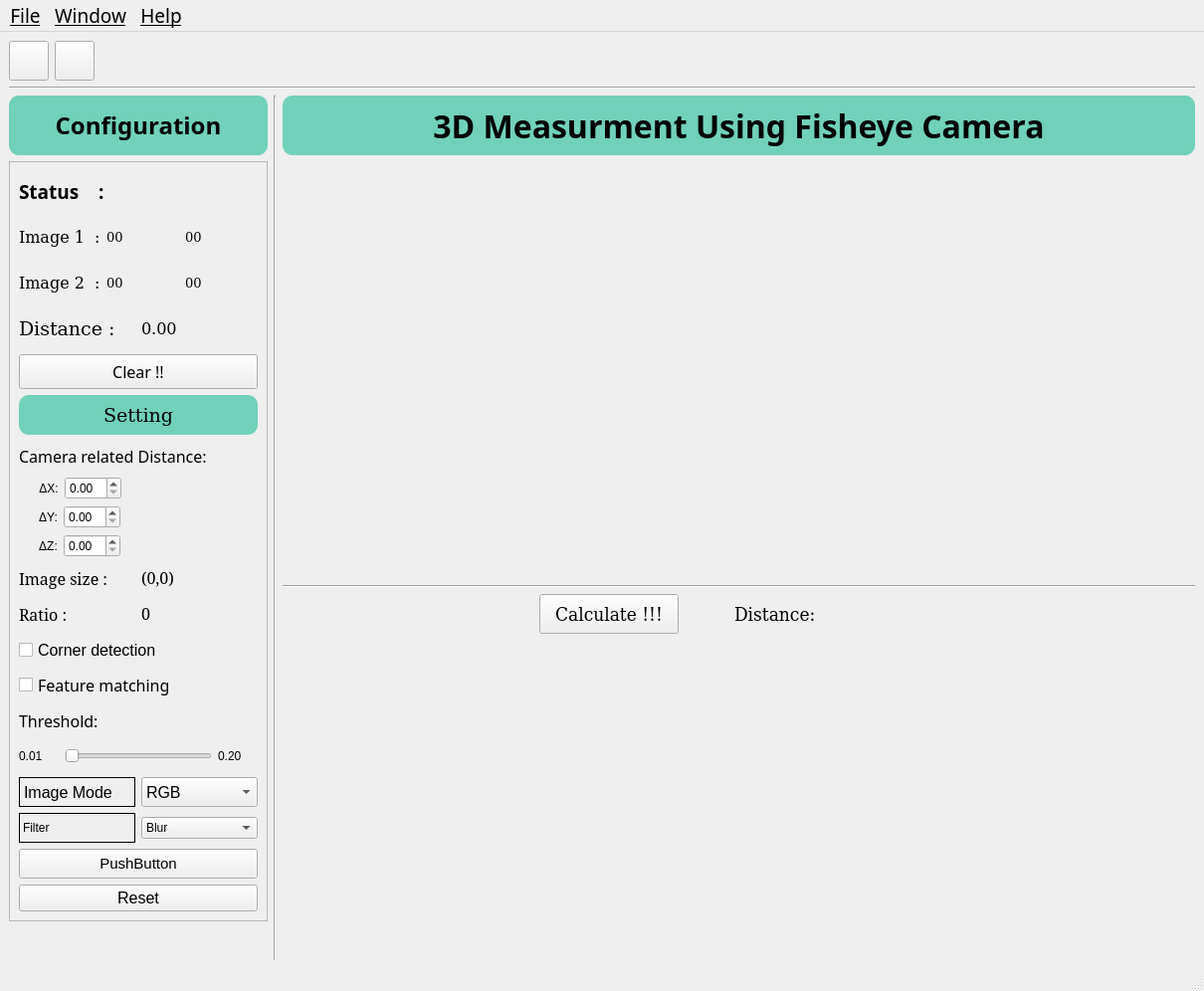
<?xml version="1.0" encoding="UTF-8"?>
<ui version="4.0">
 <class>MainWindow</class>
 <widget class="QMainWindow" name="MainWindow">
  <property name="geometry">
   <rect>
    <x>0</x>
    <y>0</y>
    <width>1210</width>
    <height>996</height>
   </rect>
  </property>
  <property name="windowTitle">
   <string>MainWindow</string>
  </property>
  <widget class="QWidget" name="centralwidget">
   <layout class="QVBoxLayout" name="verticalLayout">
    <item>
     <layout class="QHBoxLayout" name="horizontalLayout_60">
      <item>
       <widget class="QPushButton" name="OpenImage">
        <property name="minimumSize">
         <size>
          <width>0</width>
          <height>40</height>
         </size>
        </property>
        <property name="text">
         <string/>
        </property>
        <property name="icon">
         <iconset>
          <normaloff>../../../images/open_image.png</normaloff>../../../images/open_image.png</iconset>
        </property>
        <property name="iconSize">
         <size>
          <width>30</width>
          <height>30</height>
         </size>
        </property>
       </widget>
      </item>
      <item>
       <widget class="QPushButton" name="OpenParams">
        <property name="minimumSize">
         <size>
          <width>0</width>
          <height>40</height>
         </size>
        </property>
        <property name="text">
         <string/>
        </property>
        <property name="icon">
         <iconset>
          <normaloff>../../../images/params.png</normaloff>../../../images/params.png</iconset>
        </property>
        <property name="iconSize">
         <size>
          <width>30</width>
          <height>30</height>
         </size>
        </property>
       </widget>
      </item>
      <item>
       <spacer name="horizontalSpacer_36">
        <property name="orientation">
         <enum>Qt::Horizontal</enum>
        </property>
        <property name="sizeHint" stdset="0">
         <size>
          <width>40</width>
          <height>20</height>
         </size>
        </property>
       </spacer>
      </item>
     </layout>
    </item>
    <item>
     <widget class="Line" name="line">
      <property name="orientation">
       <enum>Qt::Horizontal</enum>
      </property>
     </widget>
    </item>
    <item>
     <layout class="QHBoxLayout" name="horizontalLayout_55">
      <item>
       <layout class="QVBoxLayout" name="verticalLayout_4">
        <item>
         <widget class="QLabel" name="label">
          <property name="sizePolicy">
           <sizepolicy hsizetype="Preferred" vsizetype="Fixed">
            <horstretch>0</horstretch>
            <verstretch>0</verstretch>
           </sizepolicy>
          </property>
          <property name="minimumSize">
           <size>
            <width>0</width>
            <height>60</height>
           </size>
          </property>
          <property name="maximumSize">
           <size>
            <width>260</width>
            <height>60</height>
           </size>
          </property>
          <property name="font">
           <font>
            <family>Sans Serif</family>
            <pointsize>18</pointsize>
            <weight>75</weight>
            <bold>true</bold>
           </font>
          </property>
          <property name="styleSheet">
           <string notr="true">background-color: #71D1BA;   
border-radius: 10px;</string>
          </property>
          <property name="frameShape">
           <enum>QFrame::Box</enum>
          </property>
          <property name="text">
           <string>Configuration</string>
          </property>
          <property name="alignment">
           <set>Qt::AlignCenter</set>
          </property>
         </widget>
        </item>
        <item>
         <widget class="QFrame" name="frame_3">
          <property name="maximumSize">
           <size>
            <width>260</width>
            <height>16777215</height>
           </size>
          </property>
          <property name="frameShape">
           <enum>QFrame::StyledPanel</enum>
          </property>
          <property name="frameShadow">
           <enum>QFrame::Plain</enum>
          </property>
          <layout class="QVBoxLayout" name="verticalLayout_8">
           <item>
            <layout class="QHBoxLayout" name="horizontalLayout_28">
             <item>
              <widget class="QLabel" name="label_56">
               <property name="sizePolicy">
                <sizepolicy hsizetype="Fixed" vsizetype="Fixed">
                 <horstretch>0</horstretch>
                 <verstretch>0</verstretch>
                </sizepolicy>
               </property>
               <property name="minimumSize">
                <size>
                 <width>80</width>
                 <height>40</height>
                </size>
               </property>
               <property name="font">
                <font>
                 <family>Sans Serif</family>
                 <pointsize>14</pointsize>
                 <weight>75</weight>
                 <bold>true</bold>
                </font>
               </property>
               <property name="text">
                <string>Status    :</string>
               </property>
              </widget>
             </item>
             <item>
              <widget class="QLabel" name="label_status">
               <property name="font">
                <font>
                 <family>Sans Serif</family>
                 <pointsize>12</pointsize>
                </font>
               </property>
               <property name="text">
                <string/>
               </property>
              </widget>
             </item>
            </layout>
           </item>
           <item>
            <layout class="QVBoxLayout" name="verticalLayout_17">
             <item>
              <layout class="QHBoxLayout" name="horizontalLayout_29">
               <item>
                <widget class="QLabel" name="label_57">
                 <property name="sizePolicy">
                  <sizepolicy hsizetype="Fixed" vsizetype="Fixed">
                   <horstretch>0</horstretch>
                   <verstretch>0</verstretch>
                  </sizepolicy>
                 </property>
                 <property name="minimumSize">
                  <size>
                   <width>80</width>
                   <height>40</height>
                  </size>
                 </property>
                 <property name="maximumSize">
                  <size>
                   <width>90</width>
                   <height>16777215</height>
                  </size>
                 </property>
                 <property name="font">
                  <font>
                   <family>DejaVu Serif</family>
                   <pointsize>12</pointsize>
                  </font>
                 </property>
                 <property name="text">
                  <string>Image 1  :</string>
                 </property>
                </widget>
               </item>
               <item>
                <widget class="QLabel" name="point_1_image_1">
                 <property name="sizePolicy">
                  <sizepolicy hsizetype="Preferred" vsizetype="Fixed">
                   <horstretch>0</horstretch>
                   <verstretch>0</verstretch>
                  </sizepolicy>
                 </property>
                 <property name="minimumSize">
                  <size>
                   <width>0</width>
                   <height>40</height>
                  </size>
                 </property>
                 <property name="font">
                  <font>
                   <family>DejaVu Serif</family>
                   <pointsize>10</pointsize>
                  </font>
                 </property>
                 <property name="text">
                  <string>00</string>
                 </property>
                </widget>
               </item>
               <item>
                <widget class="QLabel" name="point_2_image_1">
                 <property name="sizePolicy">
                  <sizepolicy hsizetype="Preferred" vsizetype="Fixed">
                   <horstretch>0</horstretch>
                   <verstretch>0</verstretch>
                  </sizepolicy>
                 </property>
                 <property name="minimumSize">
                  <size>
                   <width>0</width>
                   <height>40</height>
                  </size>
                 </property>
                 <property name="font">
                  <font>
                   <family>DejaVu Serif</family>
                   <pointsize>10</pointsize>
                  </font>
                 </property>
                 <property name="text">
                  <string>00</string>
                 </property>
                </widget>
               </item>
              </layout>
             </item>
             <item>
              <layout class="QHBoxLayout" name="horizontalLayout_30">
               <item>
                <widget class="QLabel" name="label_59">
                 <property name="sizePolicy">
                  <sizepolicy hsizetype="Fixed" vsizetype="Fixed">
                   <horstretch>0</horstretch>
                   <verstretch>0</verstretch>
                  </sizepolicy>
                 </property>
                 <property name="minimumSize">
                  <size>
                   <width>80</width>
                   <height>40</height>
                  </size>
                 </property>
                 <property name="maximumSize">
                  <size>
                   <width>90</width>
                   <height>16777215</height>
                  </size>
                 </property>
                 <property name="font">
                  <font>
                   <family>DejaVu Serif</family>
                   <pointsize>12</pointsize>
                  </font>
                 </property>
                 <property name="text">
                  <string>Image 2  :</string>
                 </property>
                </widget>
               </item>
               <item>
                <widget class="QLabel" name="point_1_image_2">
                 <property name="sizePolicy">
                  <sizepolicy hsizetype="Preferred" vsizetype="Fixed">
                   <horstretch>0</horstretch>
                   <verstretch>0</verstretch>
                  </sizepolicy>
                 </property>
                 <property name="minimumSize">
                  <size>
                   <width>0</width>
                   <height>40</height>
                  </size>
                 </property>
                 <property name="font">
                  <font>
                   <family>DejaVu Serif</family>
                   <pointsize>10</pointsize>
                  </font>
                 </property>
                 <property name="text">
                  <string>00</string>
                 </property>
                </widget>
               </item>
               <item>
                <widget class="QLabel" name="point_2_image_2">
                 <property name="sizePolicy">
                  <sizepolicy hsizetype="Preferred" vsizetype="Fixed">
                   <horstretch>0</horstretch>
                   <verstretch>0</verstretch>
                  </sizepolicy>
                 </property>
                 <property name="minimumSize">
                  <size>
                   <width>0</width>
                   <height>40</height>
                  </size>
                 </property>
                 <property name="font">
                  <font>
                   <family>DejaVu Serif</family>
                   <pointsize>10</pointsize>
                  </font>
                 </property>
                 <property name="text">
                  <string>00</string>
                 </property>
                </widget>
               </item>
              </layout>
             </item>
             <item>
              <layout class="QHBoxLayout" name="horizontalLayout_33">
               <item>
                <widget class="QLabel" name="label_61">
                 <property name="sizePolicy">
                  <sizepolicy hsizetype="Fixed" vsizetype="Fixed">
                   <horstretch>0</horstretch>
                   <verstretch>0</verstretch>
                  </sizepolicy>
                 </property>
                 <property name="minimumSize">
                  <size>
                   <width>100</width>
                   <height>40</height>
                  </size>
                 </property>
                 <property name="maximumSize">
                  <size>
                   <width>120</width>
                   <height>16777215</height>
                  </size>
                 </property>
                 <property name="font">
                  <font>
                   <family>DejaVu Serif</family>
                   <pointsize>14</pointsize>
                  </font>
                 </property>
                 <property name="text">
                  <string>Distance :</string>
                 </property>
                </widget>
               </item>
               <item>
                <widget class="QLabel" name="label_distanc_config">
                 <property name="sizePolicy">
                  <sizepolicy hsizetype="Preferred" vsizetype="Fixed">
                   <horstretch>0</horstretch>
                   <verstretch>0</verstretch>
                  </sizepolicy>
                 </property>
                 <property name="minimumSize">
                  <size>
                   <width>60</width>
                   <height>40</height>
                  </size>
                 </property>
                 <property name="font">
                  <font>
                   <family>DejaVu Serif</family>
                   <pointsize>12</pointsize>
                  </font>
                 </property>
                 <property name="text">
                  <string>0.00</string>
                 </property>
                </widget>
               </item>
              </layout>
             </item>
            </layout>
           </item>
           <item>
            <widget class="QPushButton" name="clear_button">
             <property name="minimumSize">
              <size>
               <width>0</width>
               <height>35</height>
              </size>
             </property>
             <property name="maximumSize">
              <size>
               <width>400</width>
               <height>16777215</height>
              </size>
             </property>
             <property name="font">
              <font>
               <family>Sans Serif</family>
               <pointsize>12</pointsize>
              </font>
             </property>
             <property name="text">
              <string>Clear !!</string>
             </property>
            </widget>
           </item>
           <item>
            <widget class="QLabel" name="label_63">
             <property name="sizePolicy">
              <sizepolicy hsizetype="Preferred" vsizetype="Fixed">
               <horstretch>0</horstretch>
               <verstretch>0</verstretch>
              </sizepolicy>
             </property>
             <property name="minimumSize">
              <size>
               <width>0</width>
               <height>40</height>
              </size>
             </property>
             <property name="maximumSize">
              <size>
               <width>400</width>
               <height>16777215</height>
              </size>
             </property>
             <property name="font">
              <font>
               <family>DejaVu Serif</family>
               <pointsize>14</pointsize>
              </font>
             </property>
             <property name="styleSheet">
              <string notr="true">background-color: #71D1BA;   
border-radius: 10px;</string>
             </property>
             <property name="frameShape">
              <enum>QFrame::Box</enum>
             </property>
             <property name="text">
              <string>Setting</string>
             </property>
             <property name="alignment">
              <set>Qt::AlignCenter</set>
             </property>
            </widget>
           </item>
           <item>
            <widget class="QLabel" name="label_64">
             <property name="minimumSize">
              <size>
               <width>0</width>
               <height>30</height>
              </size>
             </property>
             <property name="font">
              <font>
               <family>Sans Serif</family>
               <pointsize>12</pointsize>
              </font>
             </property>
             <property name="text">
              <string>Camera related Distance:</string>
             </property>
            </widget>
           </item>
           <item>
            <layout class="QHBoxLayout" name="horizontalLayout_34">
             <item>
              <spacer name="horizontalSpacer_9">
               <property name="orientation">
                <enum>Qt::Horizontal</enum>
               </property>
               <property name="sizeType">
                <enum>QSizePolicy::Fixed</enum>
               </property>
               <property name="sizeHint" stdset="0">
                <size>
                 <width>20</width>
                 <height>20</height>
                </size>
               </property>
              </spacer>
             </item>
             <item>
              <widget class="QLabel" name="label_65">
               <property name="maximumSize">
                <size>
                 <width>16777215</width>
                 <height>60</height>
                </size>
               </property>
               <property name="text">
                <string>ΔX:</string>
               </property>
               <property name="alignment">
                <set>Qt::AlignCenter</set>
               </property>
              </widget>
             </item>
             <item>
              <widget class="QDoubleSpinBox" name="delta_x"/>
             </item>
             <item>
              <spacer name="horizontalSpacer_10">
               <property name="orientation">
                <enum>Qt::Horizontal</enum>
               </property>
               <property name="sizeHint" stdset="0">
                <size>
                 <width>40</width>
                 <height>20</height>
                </size>
               </property>
              </spacer>
             </item>
            </layout>
           </item>
           <item>
            <layout class="QHBoxLayout" name="horizontalLayout_35">
             <item>
              <spacer name="horizontalSpacer_17">
               <property name="orientation">
                <enum>Qt::Horizontal</enum>
               </property>
               <property name="sizeType">
                <enum>QSizePolicy::Fixed</enum>
               </property>
               <property name="sizeHint" stdset="0">
                <size>
                 <width>20</width>
                 <height>20</height>
                </size>
               </property>
              </spacer>
             </item>
             <item>
              <widget class="QLabel" name="label_66">
               <property name="maximumSize">
                <size>
                 <width>16777215</width>
                 <height>60</height>
                </size>
               </property>
               <property name="text">
                <string>ΔY:</string>
               </property>
               <property name="alignment">
                <set>Qt::AlignCenter</set>
               </property>
              </widget>
             </item>
             <item>
              <widget class="QDoubleSpinBox" name="delta_y"/>
             </item>
             <item>
              <spacer name="horizontalSpacer_19">
               <property name="orientation">
                <enum>Qt::Horizontal</enum>
               </property>
               <property name="sizeHint" stdset="0">
                <size>
                 <width>40</width>
                 <height>20</height>
                </size>
               </property>
              </spacer>
             </item>
            </layout>
           </item>
           <item>
            <layout class="QHBoxLayout" name="horizontalLayout_36">
             <item>
              <spacer name="horizontalSpacer_18">
               <property name="orientation">
                <enum>Qt::Horizontal</enum>
               </property>
               <property name="sizeType">
                <enum>QSizePolicy::Fixed</enum>
               </property>
               <property name="sizeHint" stdset="0">
                <size>
                 <width>20</width>
                 <height>20</height>
                </size>
               </property>
              </spacer>
             </item>
             <item>
              <widget class="QLabel" name="label_67">
               <property name="maximumSize">
                <size>
                 <width>16777215</width>
                 <height>60</height>
                </size>
               </property>
               <property name="text">
                <string>ΔZ:</string>
               </property>
               <property name="alignment">
                <set>Qt::AlignCenter</set>
               </property>
              </widget>
             </item>
             <item>
              <widget class="QDoubleSpinBox" name="delta_z"/>
             </item>
             <item>
              <spacer name="horizontalSpacer_20">
               <property name="orientation">
                <enum>Qt::Horizontal</enum>
               </property>
               <property name="sizeHint" stdset="0">
                <size>
                 <width>40</width>
                 <height>20</height>
                </size>
               </property>
              </spacer>
             </item>
            </layout>
           </item>
           <item>
            <layout class="QHBoxLayout" name="horizontalLayout_37">
             <item>
              <widget class="QLabel" name="label_68">
               <property name="minimumSize">
                <size>
                 <width>0</width>
                 <height>30</height>
                </size>
               </property>
               <property name="maximumSize">
                <size>
                 <width>120</width>
                 <height>16777215</height>
                </size>
               </property>
               <property name="font">
                <font>
                 <family>Serif</family>
                 <pointsize>12</pointsize>
                </font>
               </property>
               <property name="text">
                <string>Image size : </string>
               </property>
              </widget>
             </item>
             <item>
              <widget class="QLabel" name="Image_size_3">
               <property name="sizePolicy">
                <sizepolicy hsizetype="Preferred" vsizetype="Fixed">
                 <horstretch>0</horstretch>
                 <verstretch>0</verstretch>
                </sizepolicy>
               </property>
               <property name="font">
                <font>
                 <family>Serif</family>
                 <pointsize>12</pointsize>
                </font>
               </property>
               <property name="text">
                <string>(0,0)</string>
               </property>
              </widget>
             </item>
            </layout>
           </item>
           <item>
            <layout class="QHBoxLayout" name="horizontalLayout_38">
             <item>
              <widget class="QLabel" name="label_69">
               <property name="minimumSize">
                <size>
                 <width>0</width>
                 <height>30</height>
                </size>
               </property>
               <property name="maximumSize">
                <size>
                 <width>120</width>
                 <height>16777215</height>
                </size>
               </property>
               <property name="font">
                <font>
                 <family>Serif</family>
                 <pointsize>12</pointsize>
                </font>
               </property>
               <property name="text">
                <string>Ratio :</string>
               </property>
              </widget>
             </item>
             <item>
              <widget class="QLabel" name="ratio_image_3">
               <property name="sizePolicy">
                <sizepolicy hsizetype="Preferred" vsizetype="Fixed">
                 <horstretch>0</horstretch>
                 <verstretch>0</verstretch>
                </sizepolicy>
               </property>
               <property name="font">
                <font>
                 <family>Serif</family>
                 <pointsize>12</pointsize>
                </font>
               </property>
               <property name="text">
                <string>0</string>
               </property>
              </widget>
             </item>
            </layout>
           </item>
           <item>
            <widget class="QCheckBox" name="checkBox_5">
             <property name="minimumSize">
              <size>
               <width>0</width>
               <height>30</height>
              </size>
             </property>
             <property name="font">
              <font>
               <pointsize>12</pointsize>
              </font>
             </property>
             <property name="text">
              <string>Corner detection</string>
             </property>
            </widget>
           </item>
           <item>
            <widget class="QCheckBox" name="checkBox_6">
             <property name="font">
              <font>
               <family>Sans Serif</family>
               <pointsize>12</pointsize>
              </font>
             </property>
             <property name="text">
              <string>Feature matching</string>
             </property>
            </widget>
           </item>
           <item>
            <widget class="QLabel" name="label_70">
             <property name="minimumSize">
              <size>
               <width>0</width>
               <height>30</height>
              </size>
             </property>
             <property name="font">
              <font>
               <family>Sans Serif</family>
               <pointsize>12</pointsize>
              </font>
             </property>
             <property name="text">
              <string>Threshold:</string>
             </property>
            </widget>
           </item>
           <item>
            <layout class="QHBoxLayout" name="horizontalLayout_39">
             <item>
              <widget class="QLabel" name="label_71">
               <property name="sizePolicy">
                <sizepolicy hsizetype="Fixed" vsizetype="Fixed">
                 <horstretch>0</horstretch>
                 <verstretch>0</verstretch>
                </sizepolicy>
               </property>
               <property name="minimumSize">
                <size>
                 <width>40</width>
                 <height>30</height>
                </size>
               </property>
               <property name="text">
                <string>0.01</string>
               </property>
              </widget>
             </item>
             <item>
              <widget class="QSlider" name="horizontalSlider_3">
               <property name="sizePolicy">
                <sizepolicy hsizetype="Expanding" vsizetype="Fixed">
                 <horstretch>0</horstretch>
                 <verstretch>0</verstretch>
                </sizepolicy>
               </property>
               <property name="minimumSize">
                <size>
                 <width>0</width>
                 <height>30</height>
                </size>
               </property>
               <property name="orientation">
                <enum>Qt::Horizontal</enum>
               </property>
              </widget>
             </item>
             <item>
              <widget class="QLabel" name="label_72">
               <property name="sizePolicy">
                <sizepolicy hsizetype="Fixed" vsizetype="Fixed">
                 <horstretch>0</horstretch>
                 <verstretch>0</verstretch>
                </sizepolicy>
               </property>
               <property name="minimumSize">
                <size>
                 <width>40</width>
                 <height>30</height>
                </size>
               </property>
               <property name="text">
                <string>0.20</string>
               </property>
              </widget>
             </item>
            </layout>
           </item>
           <item>
            <layout class="QHBoxLayout" name="horizontalLayout_40">
             <item>
              <widget class="QLabel" name="label_73">
               <property name="sizePolicy">
                <sizepolicy hsizetype="Preferred" vsizetype="Fixed">
                 <horstretch>0</horstretch>
                 <verstretch>0</verstretch>
                </sizepolicy>
               </property>
               <property name="minimumSize">
                <size>
                 <width>0</width>
                 <height>30</height>
                </size>
               </property>
               <property name="font">
                <font>
                 <pointsize>12</pointsize>
                </font>
               </property>
               <property name="frameShape">
                <enum>QFrame::Box</enum>
               </property>
               <property name="text">
                <string>Image Mode</string>
               </property>
              </widget>
             </item>
             <item>
              <widget class="QComboBox" name="comboBox_6">
               <property name="sizePolicy">
                <sizepolicy hsizetype="Preferred" vsizetype="Fixed">
                 <horstretch>0</horstretch>
                 <verstretch>0</verstretch>
                </sizepolicy>
               </property>
               <property name="minimumSize">
                <size>
                 <width>0</width>
                 <height>30</height>
                </size>
               </property>
               <property name="font">
                <font>
                 <pointsize>12</pointsize>
                </font>
               </property>
               <item>
                <property name="text">
                 <string>RGB</string>
                </property>
               </item>
               <item>
                <property name="text">
                 <string>Grayscale</string>
                </property>
               </item>
               <item>
                <property name="text">
                 <string>BGR</string>
                </property>
               </item>
              </widget>
             </item>
            </layout>
           </item>
           <item>
            <layout class="QHBoxLayout" name="horizontalLayout_41">
             <item>
              <widget class="QLabel" name="label_74">
               <property name="sizePolicy">
                <sizepolicy hsizetype="Preferred" vsizetype="Fixed">
                 <horstretch>0</horstretch>
                 <verstretch>0</verstretch>
                </sizepolicy>
               </property>
               <property name="minimumSize">
                <size>
                 <width>0</width>
                 <height>30</height>
                </size>
               </property>
               <property name="frameShape">
                <enum>QFrame::Box</enum>
               </property>
               <property name="text">
                <string>Filter</string>
               </property>
              </widget>
             </item>
             <item>
              <widget class="QComboBox" name="comboBox_7">
               <item>
                <property name="text">
                 <string>Blur</string>
                </property>
               </item>
               <item>
                <property name="text">
                 <string>Sharpen</string>
                </property>
               </item>
               <item>
                <property name="text">
                 <string>Edge detect</string>
                </property>
               </item>
              </widget>
             </item>
            </layout>
           </item>
           <item>
            <widget class="QPushButton" name="pushButton_6">
             <property name="minimumSize">
              <size>
               <width>0</width>
               <height>30</height>
              </size>
             </property>
             <property name="maximumSize">
              <size>
               <width>400</width>
               <height>16777215</height>
              </size>
             </property>
             <property name="font">
              <font>
               <pointsize>11</pointsize>
              </font>
             </property>
             <property name="text">
              <string>PushButton</string>
             </property>
            </widget>
           </item>
           <item>
            <widget class="QPushButton" name="pushButton_3">
             <property name="maximumSize">
              <size>
               <width>400</width>
               <height>16777215</height>
              </size>
             </property>
             <property name="font">
              <font>
               <family>MS Sans Serif</family>
               <pointsize>12</pointsize>
              </font>
             </property>
             <property name="text">
              <string>Reset</string>
             </property>
            </widget>
           </item>
          </layout>
         </widget>
        </item>
        <item>
         <spacer name="verticalSpacer_4">
          <property name="orientation">
           <enum>Qt::Vertical</enum>
          </property>
          <property name="sizeHint" stdset="0">
           <size>
            <width>20</width>
            <height>40</height>
           </size>
          </property>
         </spacer>
        </item>
       </layout>
      </item>
      <item>
       <widget class="Line" name="line_3">
        <property name="orientation">
         <enum>Qt::Vertical</enum>
        </property>
       </widget>
      </item>
      <item>
       <layout class="QVBoxLayout" name="verticalLayout_2">
        <item>
         <widget class="QLabel" name="label_2">
          <property name="sizePolicy">
           <sizepolicy hsizetype="Preferred" vsizetype="Fixed">
            <horstretch>0</horstretch>
            <verstretch>0</verstretch>
           </sizepolicy>
          </property>
          <property name="minimumSize">
           <size>
            <width>0</width>
            <height>60</height>
           </size>
          </property>
          <property name="font">
           <font>
            <family>Sans Serif</family>
            <pointsize>24</pointsize>
            <weight>75</weight>
            <bold>true</bold>
           </font>
          </property>
          <property name="styleSheet">
           <string notr="true">background-color: #71D1BA;   
border-radius: 10px;</string>
          </property>
          <property name="frameShape">
           <enum>QFrame::NoFrame</enum>
          </property>
          <property name="text">
           <string>3D Measurment Using Fisheye Camera</string>
          </property>
          <property name="alignment">
           <set>Qt::AlignCenter</set>
          </property>
         </widget>
        </item>
        <item>
         <spacer name="verticalSpacer_3">
          <property name="orientation">
           <enum>Qt::Vertical</enum>
          </property>
          <property name="sizeType">
           <enum>QSizePolicy::Fixed</enum>
          </property>
          <property name="sizeHint" stdset="0">
           <size>
            <width>20</width>
            <height>20</height>
           </size>
          </property>
         </spacer>
        </item>
        <item>
         <layout class="QHBoxLayout" name="horizontalLayout_42">
          <item>
           <spacer name="horizontalSpacer_2">
            <property name="orientation">
             <enum>Qt::Horizontal</enum>
            </property>
            <property name="sizeHint" stdset="0">
             <size>
              <width>40</width>
              <height>20</height>
             </size>
            </property>
           </spacer>
          </item>
          <item>
           <layout class="QVBoxLayout" name="verticalLayout_18">
            <item>
             <widget class="QLabel" name="Label_image_L">
              <property name="minimumSize">
               <size>
                <width>400</width>
                <height>400</height>
               </size>
              </property>
              <property name="frameShape">
               <enum>QFrame::NoFrame</enum>
              </property>
              <property name="text">
               <string/>
              </property>
              <property name="alignment">
               <set>Qt::AlignCenter</set>
              </property>
             </widget>
            </item>
           </layout>
          </item>
          <item>
           <spacer name="horizontalSpacer_13">
            <property name="orientation">
             <enum>Qt::Horizontal</enum>
            </property>
            <property name="sizeType">
             <enum>QSizePolicy::Fixed</enum>
            </property>
            <property name="sizeHint" stdset="0">
             <size>
              <width>20</width>
              <height>20</height>
             </size>
            </property>
           </spacer>
          </item>
          <item>
           <layout class="QVBoxLayout" name="verticalLayout_19">
            <item>
             <widget class="QLabel" name="Label_Image_R">
              <property name="minimumSize">
               <size>
                <width>400</width>
                <height>0</height>
               </size>
              </property>
              <property name="frameShape">
               <enum>QFrame::NoFrame</enum>
              </property>
              <property name="text">
               <string/>
              </property>
              <property name="alignment">
               <set>Qt::AlignCenter</set>
              </property>
             </widget>
            </item>
           </layout>
          </item>
          <item>
           <spacer name="horizontalSpacer">
            <property name="orientation">
             <enum>Qt::Horizontal</enum>
            </property>
            <property name="sizeHint" stdset="0">
             <size>
              <width>40</width>
              <height>20</height>
             </size>
            </property>
           </spacer>
          </item>
         </layout>
        </item>
        <item>
         <widget class="Line" name="line_2">
          <property name="orientation">
           <enum>Qt::Horizontal</enum>
          </property>
         </widget>
        </item>
        <item>
         <layout class="QHBoxLayout" name="horizontalLayout_43">
          <item>
           <spacer name="horizontalSpacer_15">
            <property name="orientation">
             <enum>Qt::Horizontal</enum>
            </property>
            <property name="sizeHint" stdset="0">
             <size>
              <width>40</width>
              <height>20</height>
             </size>
            </property>
           </spacer>
          </item>
          <item>
           <widget class="QPushButton" name="pushButton">
            <property name="sizePolicy">
             <sizepolicy hsizetype="Fixed" vsizetype="Fixed">
              <horstretch>0</horstretch>
              <verstretch>0</verstretch>
             </sizepolicy>
            </property>
            <property name="minimumSize">
             <size>
              <width>140</width>
              <height>40</height>
             </size>
            </property>
            <property name="font">
             <font>
              <family>DejaVu Serif Condensed</family>
              <pointsize>14</pointsize>
             </font>
            </property>
            <property name="text">
             <string>Calculate !!!</string>
            </property>
           </widget>
          </item>
          <item>
           <spacer name="horizontalSpacer_5">
            <property name="orientation">
             <enum>Qt::Horizontal</enum>
            </property>
            <property name="sizeType">
             <enum>QSizePolicy::Fixed</enum>
            </property>
            <property name="sizeHint" stdset="0">
             <size>
              <width>50</width>
              <height>20</height>
             </size>
            </property>
           </spacer>
          </item>
          <item>
           <widget class="QLabel" name="label_78">
            <property name="sizePolicy">
             <sizepolicy hsizetype="Preferred" vsizetype="Fixed">
              <horstretch>0</horstretch>
              <verstretch>0</verstretch>
             </sizepolicy>
            </property>
            <property name="minimumSize">
             <size>
              <width>100</width>
              <height>40</height>
             </size>
            </property>
            <property name="font">
             <font>
              <family>DejaVu Serif Condensed</family>
              <pointsize>14</pointsize>
             </font>
            </property>
            <property name="text">
             <string>Distance:</string>
            </property>
           </widget>
          </item>
          <item>
           <widget class="QLabel" name="label_distance">
            <property name="sizePolicy">
             <sizepolicy hsizetype="Preferred" vsizetype="Fixed">
              <horstretch>0</horstretch>
              <verstretch>0</verstretch>
             </sizepolicy>
            </property>
            <property name="minimumSize">
             <size>
              <width>100</width>
              <height>40</height>
             </size>
            </property>
            <property name="text">
             <string/>
            </property>
           </widget>
          </item>
          <item>
           <spacer name="horizontalSpacer_16">
            <property name="orientation">
             <enum>Qt::Horizontal</enum>
            </property>
            <property name="sizeHint" stdset="0">
             <size>
              <width>40</width>
              <height>20</height>
             </size>
            </property>
           </spacer>
          </item>
         </layout>
        </item>
        <item>
         <spacer name="verticalSpacer_5">
          <property name="orientation">
           <enum>Qt::Vertical</enum>
          </property>
          <property name="sizeHint" stdset="0">
           <size>
            <width>20</width>
            <height>40</height>
           </size>
          </property>
         </spacer>
        </item>
       </layout>
      </item>
     </layout>
    </item>
   </layout>
  </widget>
  <widget class="QMenuBar" name="menubar">
   <property name="geometry">
    <rect>
     <x>0</x>
     <y>0</y>
     <width>1210</width>
     <height>28</height>
    </rect>
   </property>
   <property name="font">
    <font>
     <family>Sans Serif</family>
     <pointsize>14</pointsize>
     <underline>true</underline>
     <strikeout>false</strikeout>
    </font>
   </property>
   <widget class="QMenu" name="menuFile">
    <property name="title">
     <string>File</string>
    </property>
    <addaction name="actionOpen_image"/>
    <addaction name="actionCamera_Parameters"/>
    <addaction name="actionExit"/>
   </widget>
   <widget class="QMenu" name="menuWindow">
    <property name="title">
     <string>Window</string>
    </property>
    <addaction name="actionMaximize"/>
    <addaction name="actionMinimize"/>
   </widget>
   <widget class="QMenu" name="menuHelp">
    <property name="title">
     <string>Help</string>
    </property>
    <addaction name="actionHelp"/>
    <addaction name="actionAccesibility"/>
    <addaction name="actionAbout_Us"/>
    <addaction name="actionWhats_New"/>
   </widget>
   <addaction name="menuFile"/>
   <addaction name="menuWindow"/>
   <addaction name="menuHelp"/>
  </widget>
  <widget class="QStatusBar" name="statusbar"/>
  <action name="actionOpen_image">
   <property name="icon">
    <iconset>
     <normaloff>../src/images/open_image.png</normaloff>../src/images/open_image.png</iconset>
   </property>
   <property name="text">
    <string>Open image</string>
   </property>
   <property name="font">
    <font>
     <family>Sans Serif</family>
     <pointsize>12</pointsize>
    </font>
   </property>
  </action>
  <action name="actionCamera_Parameters">
   <property name="icon">
    <iconset>
     <normaloff>../src/images/params.png</normaloff>../src/images/params.png</iconset>
   </property>
   <property name="text">
    <string>Camera Parameters</string>
   </property>
   <property name="font">
    <font>
     <family>Sans Serif</family>
     <pointsize>12</pointsize>
    </font>
   </property>
  </action>
  <action name="actionExit">
   <property name="text">
    <string>Exit</string>
   </property>
   <property name="font">
    <font>
     <family>Sans Serif</family>
     <pointsize>12</pointsize>
    </font>
   </property>
  </action>
  <action name="actionZoom_in">
   <property name="text">
    <string>Zoom in</string>
   </property>
  </action>
  <action name="actionMaximize">
   <property name="text">
    <string>Maximize</string>
   </property>
   <property name="font">
    <font>
     <family>Sans Serif</family>
     <pointsize>12</pointsize>
    </font>
   </property>
  </action>
  <action name="actionMinimize">
   <property name="text">
    <string>Minimize</string>
   </property>
   <property name="font">
    <font>
     <family>Sans Serif</family>
     <pointsize>12</pointsize>
    </font>
   </property>
  </action>
  <action name="actionHelp">
   <property name="text">
    <string>Help</string>
   </property>
   <property name="font">
    <font>
     <family>Sans Serif</family>
     <pointsize>12</pointsize>
    </font>
   </property>
  </action>
  <action name="actionAccesibility">
   <property name="text">
    <string>Accesibility</string>
   </property>
   <property name="font">
    <font>
     <family>Sans Serif</family>
     <pointsize>12</pointsize>
    </font>
   </property>
  </action>
  <action name="actionAbout_Us">
   <property name="text">
    <string>About Us</string>
   </property>
   <property name="font">
    <font>
     <family>Sans Serif</family>
     <pointsize>12</pointsize>
    </font>
   </property>
  </action>
  <action name="actionWhats_New">
   <property name="text">
    <string>Whats New</string>
   </property>
   <property name="font">
    <font>
     <family>Sans Serif</family>
     <pointsize>12</pointsize>
    </font>
   </property>
  </action>
  <action name="actionHide_Config">
   <property name="checkable">
    <bool>true</bool>
   </property>
   <property name="text">
    <string>Hide Config</string>
   </property>
  </action>
 </widget>
 <resources/>
 <connections/>
</ui>
